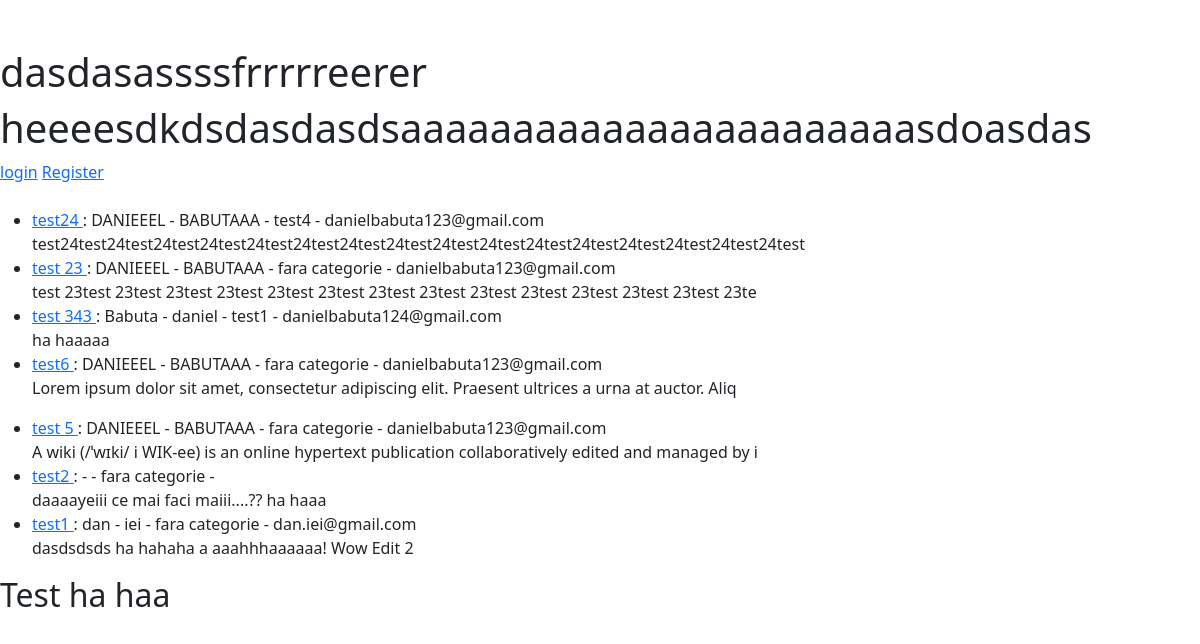
The page / on the database its author committed.
### nicoweb/models.py (models this page shows, shortened)
class Post(models.Model):
    title = models.CharField(max_length=255)
    author = models.ForeignKey(User, on_delete=models.CASCADE)
    body = models.TextField()
    post_date = models.DateField(auto_now_add=True)
    category = models.CharField(max_length=255, default='fara categorie')
    title_tag = models.CharField(max_length=30, default='fara tag')

### nicoweb/views.py (the view)
# urls.py: path('', HomeView.as_view(), name='home'),
class HomeView(ListView):
    model = Post
    template_name = 'hello.html'
    ordering = ['-post_date','-id']

### nicoweb/templates/hello.html (shortened to what this page needs)
{% extends "./base.html" %}
{% block body %}
<h1>heeeesdkdsdasdasdsaaaaaaaaaaaaaaaaaaaaaaasdoasdas</h1>
{% if user.is_authenticated %}
    <a href="{% url 'logout' %}">Logout</a>
    {% if user.id == post.author.id or request.user.is_superuser %}
        <a href="{% url 'addpost' %}">Add Post</a>
        <a href="{% url 'addcategory' %}">Add Category</a>
        {% endif %}
{% else %}
    <a href="{% url 'login' %}">login</a>
    <a href="{% url 'register' %}">Register</a>
{% endif %}
<br><br>
<ul>
{% for post in object_list %}
    <li>
        <a href="{% url 'article' pk=post.pk %}"> {{ post.title }} </a> :
        {{ post.author.first_name }} -
        {{ post.author.last_name }} -
        {{ post.category }} -
    {{ post.author.email }} <br> {{ post.body|slice:":100"|safe }} </li>
{% endfor %}
</ul>
{% endblock %}

### nicoweb/templates/base.html (shortened to what this page needs)
<html>
    <head>
        <link href="https://cdn.jsdelivr.net/npm/bootstrap@5.3.1/dist/css/bootstrap.min.css" rel="stylesheet">
    </head>
    <body>
        <h1>dasdasassssfrrrrreerer</h1>
        {% block body %}
        {% endblock %}
        <h2>Test ha haa</h2>
    </body>
</html>

### rows shown on the page
Post: title "test24", author.first_name "DANIEEEL", author.last_name "BABUTAAA", category "test4", author.email "danielbabuta123@gmail.com", body "test24test24test24test24test24test24test24test24test24test24test24test24test24test24test24test24test"
Post: title "test 23", author.first_name "DANIEEEL", author.last_name "BABUTAAA", category "fara categorie", author.email "danielbabuta123@gmail.com", body "test 23test 23test 23test 23test 23test 23test 23test 23test 23test 23test 23test 23test 23test 23te"
Post: title "test 343", author.first_name "Babuta", author.last_name "daniel", category "test1", author.email "danielbabuta124@gmail.com", body "ha haaaaa"
Post: title "test6", author.first_name "DANIEEEL", author.last_name "BABUTAAA", category "fara categorie", author.email "danielbabuta123@gmail.com", body "Lorem ipsum dolor sit amet, consectetur adipiscing elit. Praesent ultrices a urna at auctor. Aliq"
Post: title "test 5", author.first_name "DANIEEEL", author.last_name "BABUTAAA", category "fara categorie", author.email "danielbabuta123@gmail.com", body "A wiki (/ˈwɪki/ i WIK-ee) is an online hypertext publication collaboratively edited and managed by i"
Post: title "test2", category "fara categorie", body "daaaayeiii ce mai faci maiii....?? ha haaa"
Post: title "test1", author.first_name "dan", author.last_name "iei", category "fara categorie", author.email "dan.iei@gmail.com", body "dasdsdsds ha hahaha a aaahhhaaaaaa! Wow Edit 2"
